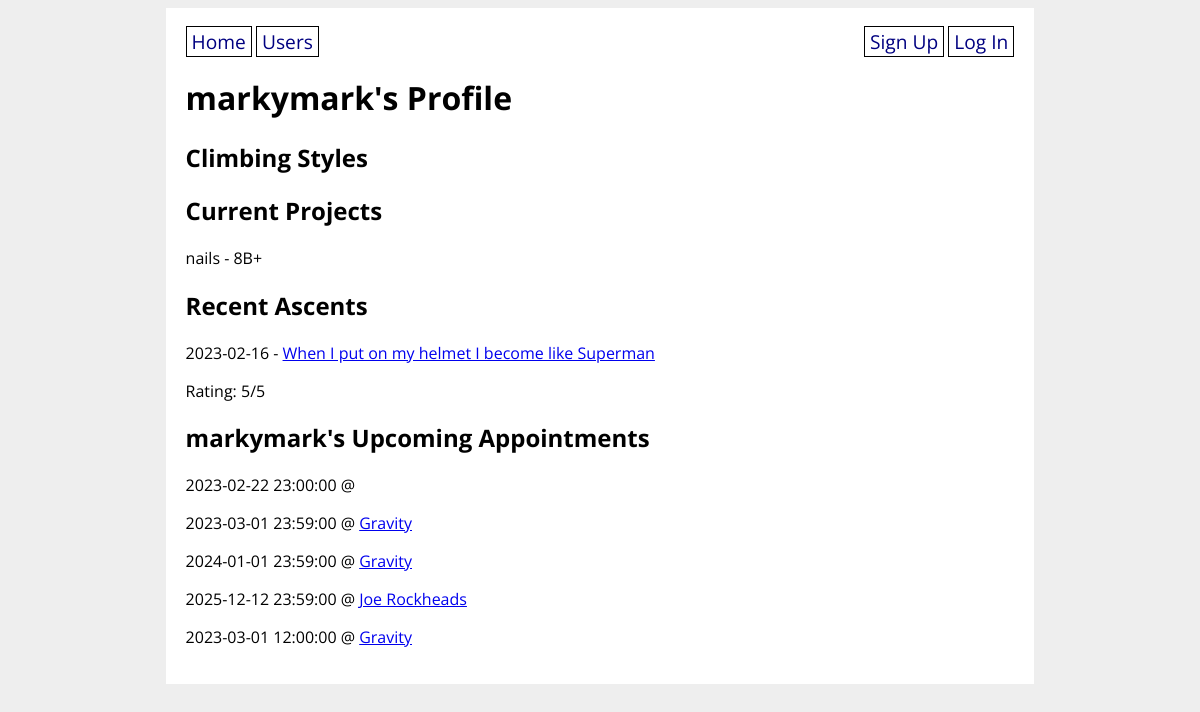
The app's page /profile/3, older data.
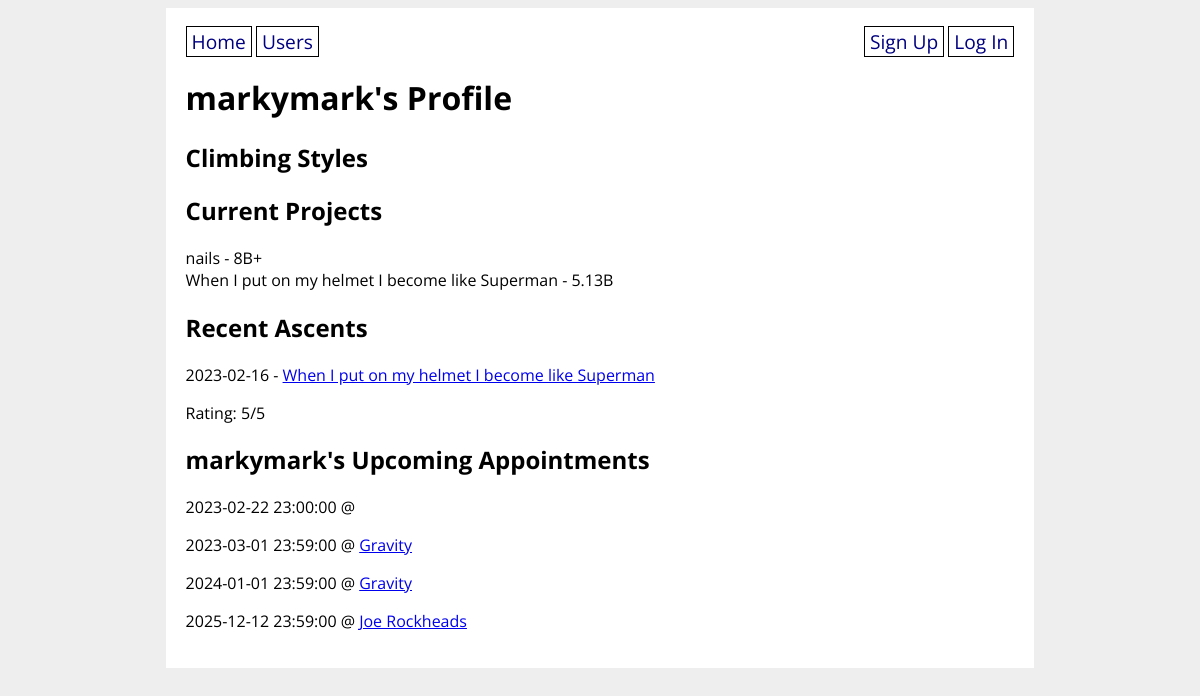
The same page, newer data.
### climbunity_app/models.py (models this page shows, shortened)
class User(UserMixin, db.Model):
    id = db.Column(db.Integer, primary_key=True)
    username = db.Column(db.String(80), nullable=False, unique=True)
    password = db.Column(db.String(200), nullable=False)
    email = db.Column(db.String(200), nullable=False)
    first_name = db.Column(db.String(50), nullable=False)
    last_name = db.Column(db.String(50), nullable=False)
    address = db.Column(db.String(200), nullable=False)
    has_gear = db.Column(db.Boolean, nullable=False)
    user_projects = db.relationship('Route',
        secondary='user_project_lists', back_populates='projecting_users'
    )
    user_appointments = db.relationship('Appointment',
        secondary='appointment_guests', back_populates='appointment_attendants'
    )
    user_does_styles = db.relationship('Style',
        secondary='user_style_lists', back_populates='climber_styles'
    )

class Route(db.Model):
    id = db.Column(db.Integer, primary_key=True)
    venue_id = db.Column(db.Integer, db.ForeignKey('venue.id'), nullable=False)
    setter_id = db.Column(db.Integer, db.ForeignKey('user.id'))
    name = db.Column(db.String(80), nullable=False)
    grade = db.Column(db.String(10), nullable=False)
    photo_url = db.Column(URLType)
    route_set_date = db.Column(db.Date)
    route_takedown_date = db.Column(db.Date)
    projecting_users = db.relationship('User',
        secondary='user_project_lists', back_populates='user_projects'
    )
    ascents_on_route = db.relationship('Ascent',
        secondary='route_ascent_lists', back_populates='routes_ascended'
    )
    possible_route_styles = db.relationship('Style',
        secondary='route_style_lists', back_populates='route_styles'
    )
    route_tags = db.relationship('Tag',
        secondary='route_tag_lists', back_populates='tagged_routes'
    )

class Ascent(db.Model):
    id = db.Column(db.Integer, primary_key=True)
    user_id = db.Column(db.Integer, db.ForeignKey('user.id'), nullable=False)
    route_id = db.Column(db.Integer, db.ForeignKey('route.id'), nullable=False)
    send_date = db.Column(db.Date)
    send_type = db.Column(db.Enum(SendType))
    send_rating = db.Column(db.Integer)
    send_comments = db.Column(db.String)
    routes_ascended = db.relationship('Route',
        secondary="route_ascent_lists", back_populates='ascents_on_route'
    )

class Appointment(db.Model):
    id = db.Column(db.Integer, primary_key=True)
    created_by = db.Column(db.Integer, db.ForeignKey('user.id'), nullable=False)
    venue_id = db.Column(db.Integer, db.ForeignKey('venue.id'), nullable=False)
    appointment_datetime = db.Column(db.DateTime, nullable=False)
    appointment_attendants = db.relationship('User',
        secondary='appointment_guests', back_populates='user_appointments'
    )
    appointment_venues = db.relationship('Venue',
        secondary='venue_bookings', back_populates='booked_appointments'
    )

class Venue(db.Model):
    id = db.Column(db.Integer, primary_key=True)
    name = db.Column(db.String(80), nullable=False)
    address = db.Column(db.String(80), nullable=False)
    open_hours = db.Column(db.String(1000))
    description = db.Column(db.String(1000))
    booked_appointments = db.relationship('Appointment',
        secondary='venue_bookings', back_populates='appointment_venues'
    )
    def __str__(self):
        return f'{self.name}'

### climbunity_app/main/routes.py (the view)
@main.route('/profile/<user_id>', methods=['GET', 'POST'])
def user_detail(user_id):
    routes = Route.query.all()
    user = User.query.get(user_id)
    ascents = Ascent.query.filter_by(user_id=user_id).limit(5).all()
    for ascent in ascents:
        print(ascent)
    print(current_user == user)
    if current_user == user:
        form = SignUpForm(obj=user)
        if form.validate_on_submit():
            image_exists = os.path.exists(f'/static/img/{form.photo_url.data}')
            print(f"image exists: {image_exists}")
            if image_exists:
                image_url = form.photo_url.data
            else:
                image_url = '/static/img/no_image.jpeg'
            hashed_password = bcrypt.generate_password_hash(form.password.data).decode('utf-8')
            user.password=hashed_password
            user.email = form.email.data
            user.first_name = form.first_name.data
            user.last_name = form.last_name.data
            user.address = form.address.data
            user.has_gear = form.has_gear.data
            flash('User profile was edited successfully.')
        return render_template('user_detail.html', routes=routes, ascents=ascents, user=user)
    else:
        user = User.query.get(user_id)
        return render_template('user_detail.html', routes=routes, ascents=ascents, user=user)

### climbunity_app/templates/user_detail.html (shortened to what this page needs)
{% extends 'base.html' %}
{% block content %}
<h1> {{ user.username }}'s Profile</h1>
<h2>Climbing Styles</h2>
<h2>Current Projects</h2>
{% if user.user_projects %}
    {% for route in user.user_projects%}
        <div>{{ route.name }} - {{ route.grade }}
        </div>
    {% endfor %}
{% else %}
<p>No projects are currently being tracked.</p>
{% endif %}
<h2>Recent Ascents</h2>
{% if ascents %}
    <div>
        {% for ascent in ascents %}
            <p>{{ ascent.send_date }} - <a href="/route/{{ ascent.route_id }}" > {{ ascent.routes_ascended[0].name }}</a></p>
            {% if ascent.send_rating %}
                <p>Rating: {{ ascent.send_rating }}/5</p>
            {% endif %}
        {% endfor %}
    </div>
{% else %}
    {% if current_user.id == user.id %}
        You haven't logged any ascents yet!
    {% else %}
        {{ user.first_name }} {{ user.last_name }} has not logged any ascents yet!
    {% endif %}
{% endif %}
{% if user == current_user %}
    <h2>Your Upcoming Appointments</h2>
    {% if user.user_appointments %}
        <div>
            {% for appointment in user.user_appointments %}
                <p>{{ appointment.appointment_datetime }} @ <a href="/venue/{{ appointment.venue_id }}" >{{ appointment.appointment_venues[0] }}</a></p>
                <form method="POST" action="/delete_appointment/{{ appointment.id }}">
                    <input type="submit" value="Delete appointment">
                </form>
            {% endfor %}
        </div>
    {% else %}
        <p>You have no appointments yet!</p>
    {% endif %}
{% else %}
    <h2>{{ user.username }}'s Upcoming Appointments</h2>
    {% if user.user_appointments %}
    <div>
        {% for appointment in user.user_appointments %}
        <p>{{ appointment.appointment_datetime }} @ <a href="/venue/{{ appointment.venue_id }}" >{{ appointment.appointment_venues[0] }}</a>
        {% endfor %}
    </div>
    {% endif %}
{% endif %}
{% endblock %}

### climbunity_app/templates/base.html (shortened to what this page needs)
<!DOCTYPE html>
<html>
    <head>
        <link rel="stylesheet" href="/static/style.css">
    </head>
    <body>
        <div id="content">
            <nav>
                <div>
                    <a href="/">Home</a>
                    <a href="/users">Users</a>
                </div>
                <div>
                    {% if current_user.is_authenticated %}
                        <a href="/new_venue">New Venue</a>
                        <a href="/new_route">New Route</a>
                        <a href="/new_appointment">New Appointment</a>
                        <a href="/logout">Log Out</a>
                    {% else %}
                        <a href="/signup">Sign Up</a>
                        <a href="/login">Log In</a>
                    {% endif %}
                </div>
            </nav>
            {% block content %}{% endblock %}
        </div>
    </body>
</html>

### climbunity_app/static/style.css (style rules this page uses)
body { display: flex; flex-direction: column; align-items: center; background-color: #eee; font-family: 'Open Sans', sans-serif; }
#content { width: 70%; background-color: white; padding: 20px; }
nav { width: 100%; display: flex; flex-direction: row; justify-content: space-between; }
nav a { color: navy; text-decoration: none; border: 1px solid black; padding: 1px 5px; font-size: 1.2em; }

Row changes from the older to the newer data that the page shows:
removed Appointment: appointment_datetime "2023-03-01 12:00:00", name "Gravity"
now on this page (row unchanged): Route: name "When I put on my helmet I become like Superman", grade "5.13B"
